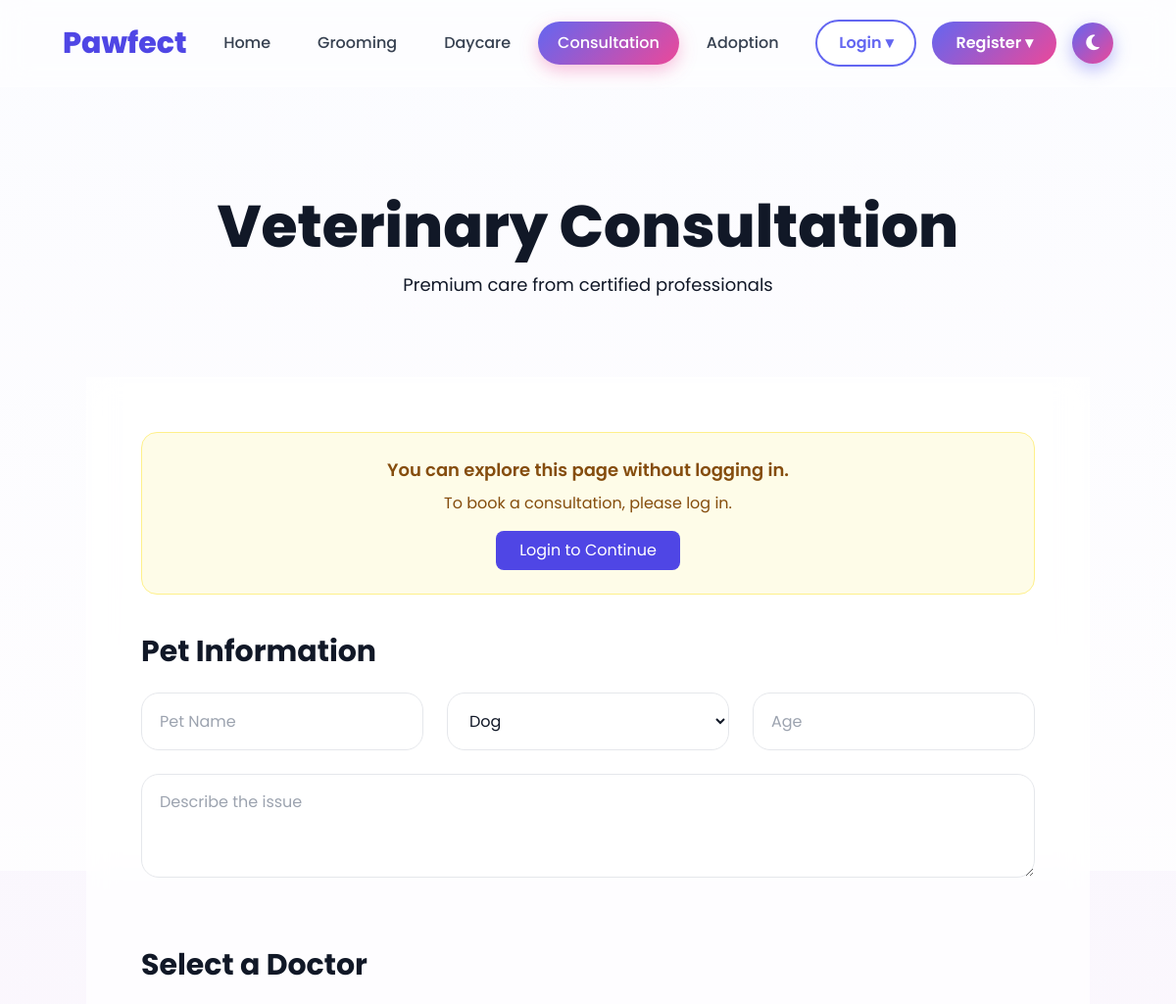
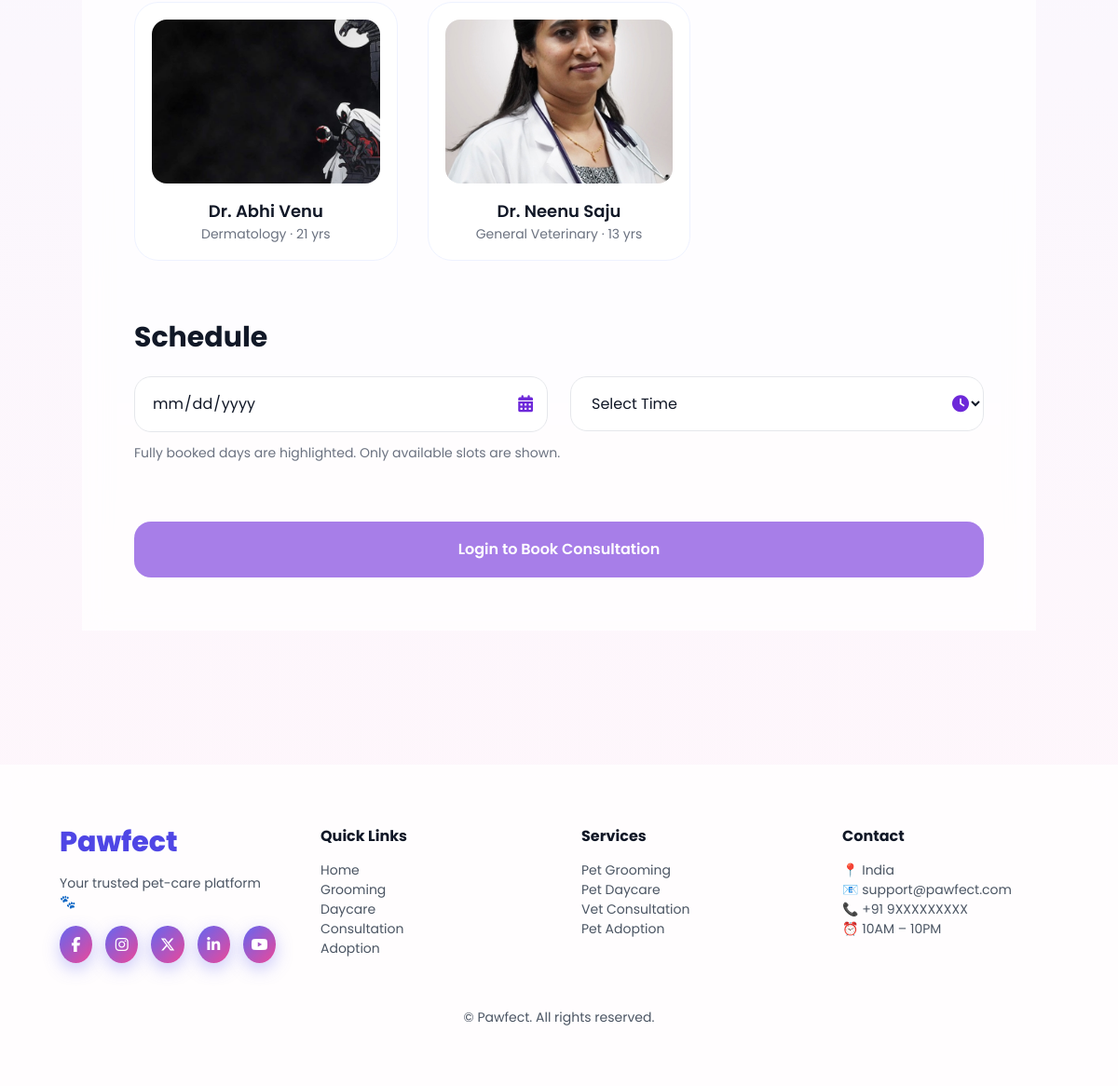
The app's page /consultation/ with its own data (2 pictures, top to bottom).
### doctor/models.py (models this page shows, shortened)
class doctor_registration(models.Model):
    name = models.CharField(max_length=100)
    email = models.EmailField(unique=True)
    phone = models.CharField(max_length=15, blank=True, null=True)
    city = models.CharField(max_length=50, blank=True, null=True)
    specialization = models.CharField(max_length=50, blank=True, null=True)
    experience = models.IntegerField(blank=True, null=True)
    license = models.CharField(max_length=50, blank=True, null=True)
    clinic = models.CharField(max_length=100, blank=True, null=True)
    image = models.ImageField(upload_to='doctorImages/', blank=True, null=True)
    password = models.CharField(max_length=128)
    is_active = models.BooleanField(default=True)
    is_checkout = models.BooleanField(default=True)
    is_available = models.BooleanField(default=False)

### petapp/views.py (the view, shortened to what this page needs)
# urls.py: path("consultation/", views.consultation, name="consultation"),
def consultation(request):
    dc = doctor_registration.objects.all()
    return render(request, "user/consultation.html", {"dc": dc})

### templates/user/consultation.html (shortened to what this page needs)
{% extends "user/base.html" %}
{% load static %}
{% block content %}
<section class="max-w-7xl mx-auto px-6 pt-28 text-center relative z-10">
  <h1 class="text-6xl font-extrabold">Veterinary Consultation</h1>
  <p class="mt-4 text-lg max-w-2xl mx-auto">Premium care from certified professionals</p>
</section>
<section class="px-6 md:px-20 py-20 relative z-10">
  <div class="glass max-w-5xl mx-auto p-14">
{% if not request.session.user_id %}
<div class="mb-10 p-6 rounded-2xl bg-yellow-50 border border-yellow-200 text-yellow-800 text-center">
  <p class="text-lg font-semibold">You can explore this page without logging in.</p>
  <p class="mt-2">To book a consultation, please log in.</p>
  <a href="{% url 'petapp:login' %}" class="inline-block mt-4 px-6 py-2 bg-indigo-600 text-white rounded-lg hover:bg-indigo-700 transition">
    Login to Continue
  </a>
</div>
{% endif %}
<form method="post">
<div class="mb-16">
  <h2 class="text-3xl font-bold mb-6">Pet Information</h2>
  <div class="grid md:grid-cols-3 gap-6">
    <input class="input" name="pet_name" placeholder="Pet Name" required>
    <select class="input" name="pet_type">
      <option>Dog</option><option>Cat</option><option>Other</option>
    </select>
    <input class="input" type="number" name="age" placeholder="Age" required>
  </div>
  <textarea class="input mt-6" rows="3" name="issue" placeholder="Describe the issue" required></textarea>
</div>
<div class="mb-16">
  <h2 class="text-3xl font-bold mb-6">Select a Doctor</h2>
  <div class="grid sm:grid-cols-2 lg:grid-cols-3 gap-8">
    {% for d in dc %}
    <label>
      <div class="doc-card">
        {% if d.image %}
          <img src="{{ d.image.url }}" class="w-full h-44 object-cover rounded-2xl">
        {% else %}
          <img src="https://images.unsplash.com/photo-1607746882042-944635dfe10e"
               class="w-full h-44 object-cover rounded-2xl">
        {% endif %}
        <h3 class="mt-4 text-lg font-semibold">Dr. {{ d.name }}</h3>
        <p class="text-sm text-gray-500 dark:text-gray-400">
          {{ d.specialization }} · {{ d.experience }} yrs
        </p>
      </div>
    </label>
    {% endfor %}
  </div>
</div>
<div class="mb-16">
  <h2 class="text-3xl font-bold mb-6">Schedule</h2>
  <div class="grid md:grid-cols-2 gap-6">
    <div class="input-wrapper">
      <input type="date" id="consultDate" name="date" class="input" required>
      <i class="fa-solid fa-calendar-days input-icon"
         onclick="document.getElementById('consultDate').showPicker()"></i>
    </div>
    <div class="input-wrapper">
      <select id="consultTime" name="time" class="input" required>
        <option value="">Select Time</option>
      </select>
      <i class="fa-solid fa-clock input-icon"></i>
    </div>
  </div>
  <p class="text-sm text-gray-500 dark:text-gray-400 mt-3">
    Fully booked days are highlighted. Only available slots are shown.
  </p>
</div>
{% if request.session.user_id %}
  <button class="w-full primary-btn">Confirm Consultation</button>
{% else %}
  <button class="w-full primary-btn" disabled>Login to Book Consultation</button>
{% endif %}
</form>
</div>
</section>
{% endblock %}

### templates/user/base.html (style rules this page uses)
html { background-color: #020617; }
body { background-color: inherit; }
* { margin:0;padding:0;box-sizing:border-box }
html, body { width:100%; min-height:100%; }
body { font-family:"Poppins",sans-serif; background:linear-gradient(180deg,#f7f8ff,#fff6fb); color:#111827; transition: background .6s ease, color .6s ease; }
.glass { background:rgba(255,255,255,.75); backdrop-filter:blur(14px); border-bottom:1px solid rgba(255,255,255,.4); }

### templates/user/consultation.html (style rules this page uses)
body { position:relative; }
.input { width:100%; padding:16px 48px 16px 18px; border-radius:18px; border:1.5px solid #e5e7eb; background:#fff; color:#111827; }
.input-wrapper { position:relative; }
.input-icon { position:absolute; right:16px; top:50%; transform:translateY(-50%); font-size:18px; cursor:pointer; z-index:10; color:#6d28d9; pointer-events:auto; transition:all .25s ease; }
.doc-card { cursor:pointer; padding:18px; border-radius:26px; background:white; border:1px solid #eef2ff; transition:.35s; text-align:center; }
.primary-btn { background:#6d28d9; color:white; border-radius:18px; padding:18px; font-weight:600; }
.primary-btn:disabled { opacity:0.6; cursor:not-allowed; }

### records on screen
doctor_registration: image (picture), name "Abhi Venu", specialization "Dermatology", experience "21"
doctor_registration: image (picture), name "Neenu Saju", specialization "General Veterinary", experience "13"
